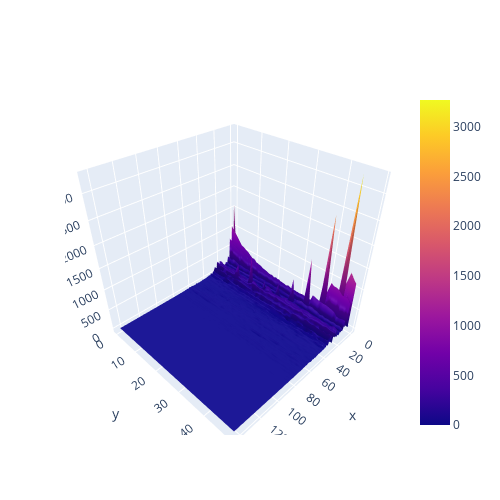

Source (notebook cell):
### Code cell
print(len(x))
print(len(y))
import plotly.graph_objects as go
df = pd.DataFrame(list(zip(*(x,y,z_n))), columns=['TimeseriesStep','interval_next_sample','No_Samples'])
df = df.pivot(index='TimeseriesStep', columns='interval_next_sample', values='No_Samples')

fig = go.Figure(data=[go.Surface(z=df.values)])

fig.update_layout(title='', autosize=False,
                  width=500, height=500,
                  margin=dict(l=65, r=50, b=65, t=90)
                 )
fig.update_layout( yaxis = dict(tickmode = 'linear',
                              tick0 = 0, dtick = 28.65))

fig.show()

### Figure 1 — Plotly figure (JSON) as saved in the notebook; plotly's stock layout.template omitted (floating-point values rounded to 4 significant figures; data arrays with more than 128 entries replaced by an {"elided": "..."} marker saying what was removed)
{"data": [{"type": "surface", "z": {"elided": "50x144 int values"}}], "layout": {"autosize": false, "height": 500, "margin": {"b": 65, "l": 65, "r": 50, "t": 90}, "title": {"text": ""}, "width": 500, "yaxis": {"dtick": 28.65, "tick0": 0, "tickmode": "linear"}}}
